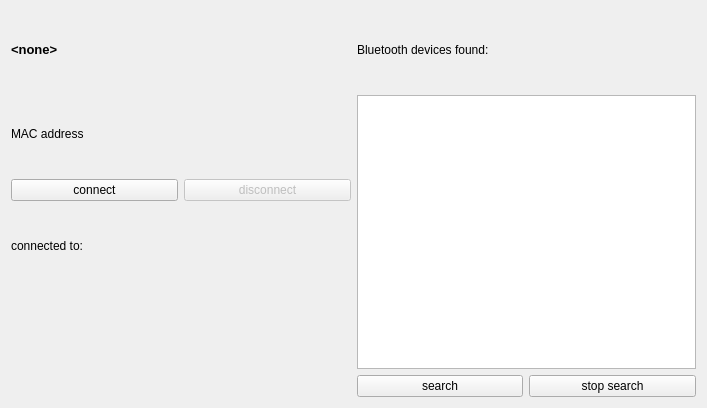
<?xml version="1.0" encoding="UTF-8"?>
<ui version="4.0">
 <class>bluetoothwidget</class>
 <widget class="QWidget" name="bluetoothwidget">
  <property name="geometry">
   <rect>
    <x>0</x>
    <y>0</y>
    <width>707</width>
    <height>408</height>
   </rect>
  </property>
  <property name="windowTitle">
   <string>Form</string>
  </property>
  <layout class="QGridLayout" name="gridLayout_2">
   <item row="0" column="0">
    <widget class="QLabel" name="selectedDeviceLabel">
     <property name="text">
      <string>&lt;!DOCTYPE HTML PUBLIC &quot;-//W3C//DTD HTML 4.0//EN&quot; &quot;http://www.w3.org/TR/REC-html40/strict.dtd&quot;&gt;
&lt;html&gt;&lt;head&gt;&lt;meta name=&quot;qrichtext&quot; content=&quot;1&quot; /&gt;&lt;style type=&quot;text/css&quot;&gt;
p, li { white-space: pre-wrap; }
&lt;/style&gt;&lt;/head&gt;&lt;body style=&quot; font-family:'DejaVu Sans'; font-size:9pt; font-weight:400; font-style:normal;&quot;&gt;
&lt;p style=&quot; margin-top:0px; margin-bottom:0px; margin-left:0px; margin-right:0px; -qt-block-indent:0; text-indent:0px;&quot;&gt;&lt;span style=&quot; font-size:10pt; font-weight:600;&quot;&gt;&amp;lt;none&amp;gt;&lt;/span&gt;&lt;/p&gt;&lt;/body&gt;&lt;/html&gt;</string>
     </property>
    </widget>
   </item>
   <item row="0" column="2" colspan="2">
    <widget class="QLabel" name="label">
     <property name="text">
      <string>Bluetooth devices found:</string>
     </property>
    </widget>
   </item>
   <item row="1" column="0">
    <widget class="QLabel" name="macAddressLabel">
     <property name="text">
      <string>MAC address</string>
     </property>
    </widget>
   </item>
   <item row="2" column="0">
    <widget class="QPushButton" name="connectButton">
     <property name="text">
      <string>connect</string>
     </property>
    </widget>
   </item>
   <item row="2" column="1">
    <widget class="QPushButton" name="disconnectButton">
     <property name="enabled">
      <bool>false</bool>
     </property>
     <property name="text">
      <string>disconnect</string>
     </property>
    </widget>
   </item>
   <item row="3" column="0">
    <widget class="QLabel" name="label_4">
     <property name="text">
      <string>connected to:</string>
     </property>
    </widget>
   </item>
   <item row="3" column="1">
    <widget class="QLabel" name="deviceFileLabel">
     <property name="text">
      <string>&lt;none&gt;</string>
     </property>
    </widget>
   </item>
   <item row="5" column="2">
    <widget class="QPushButton" name="startDiscoveryButton">
     <property name="text">
      <string>search</string>
     </property>
    </widget>
   </item>
   <item row="5" column="3">
    <widget class="QPushButton" name="stopDiscoveryButton">
     <property name="text">
      <string>stop search</string>
     </property>
    </widget>
   </item>
   <item row="1" column="2" rowspan="4" colspan="2">
    <widget class="QListWidget" name="listWidget"/>
   </item>
   <item row="1" column="1">
    <widget class="QLabel" name="macAddressValue">
     <property name="text">
      <string>&lt;none&gt;</string>
     </property>
    </widget>
   </item>
  </layout>
 </widget>
 <resources/>
 <connections/>
</ui>
